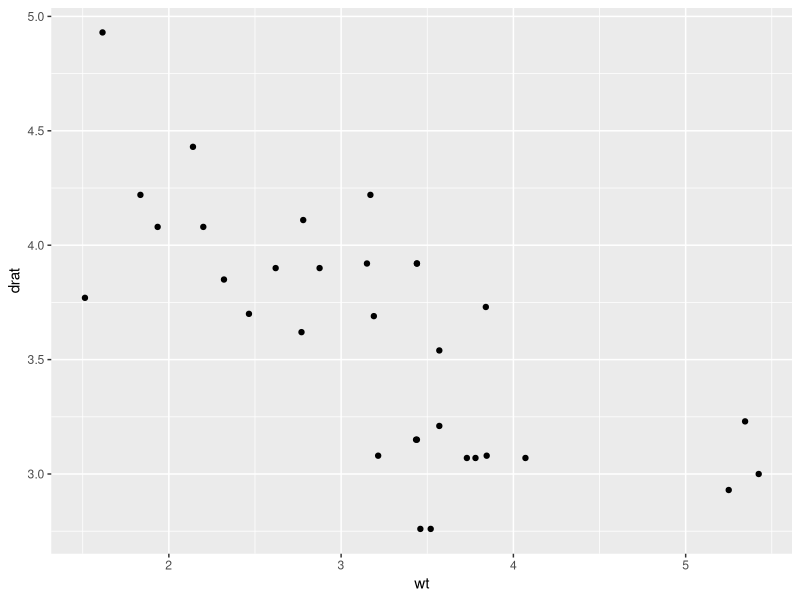
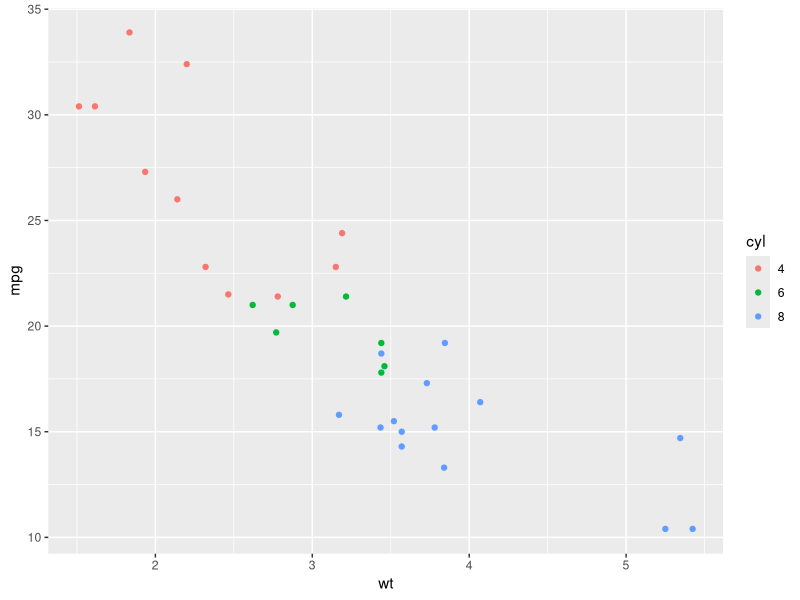
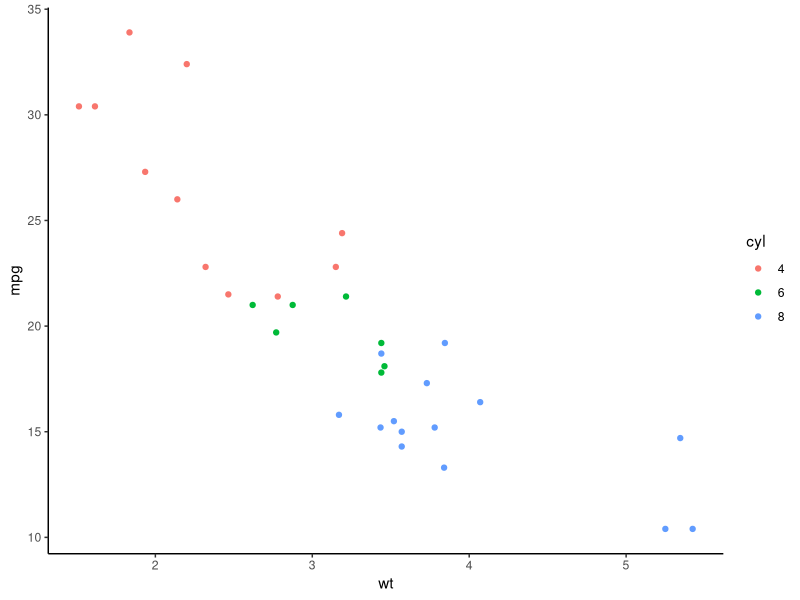
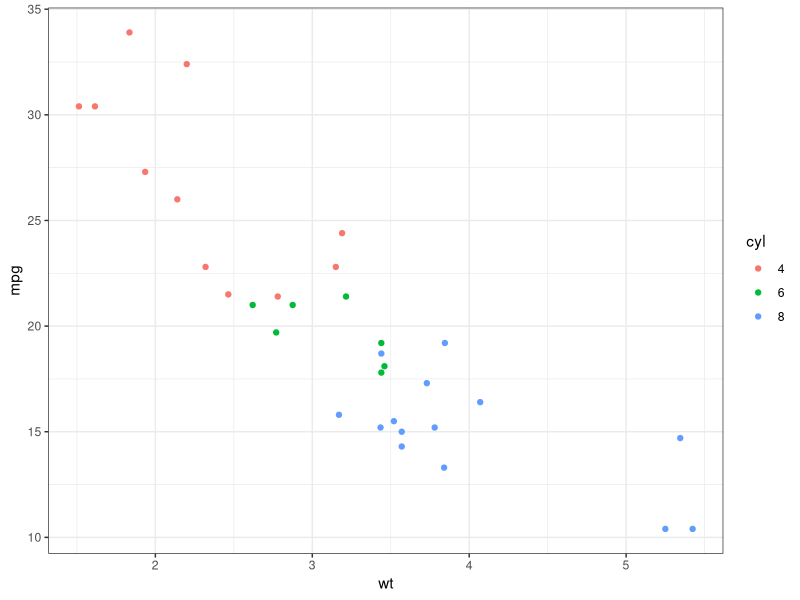
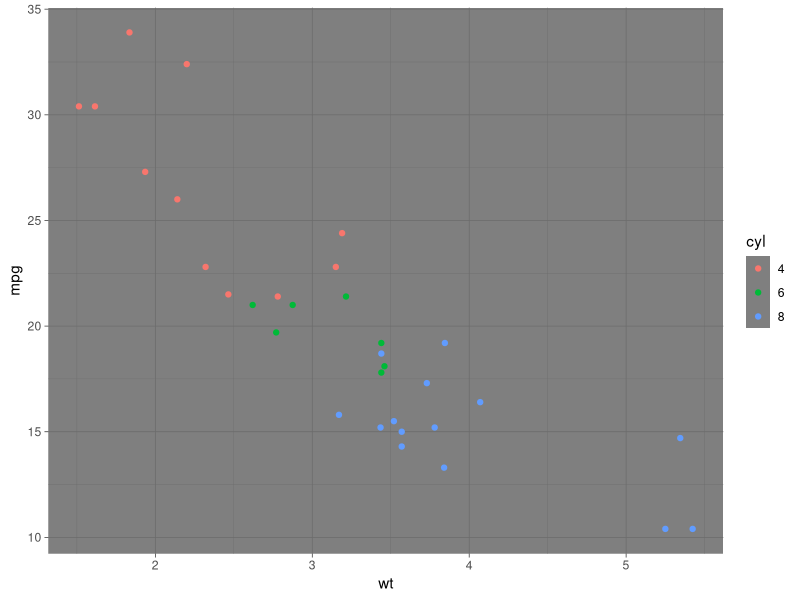
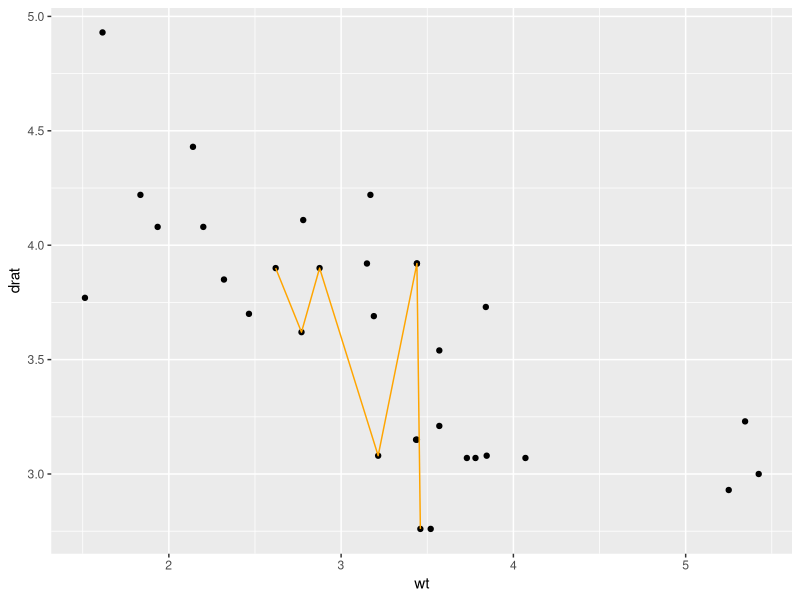
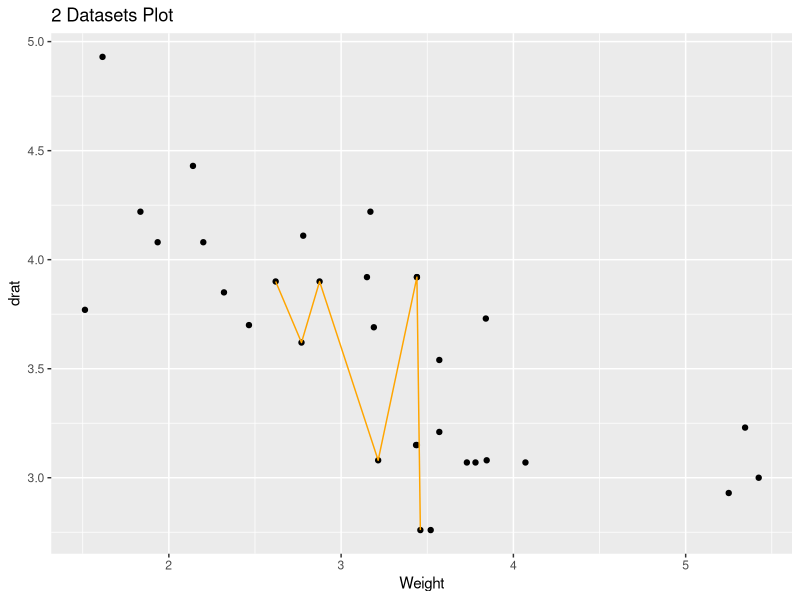
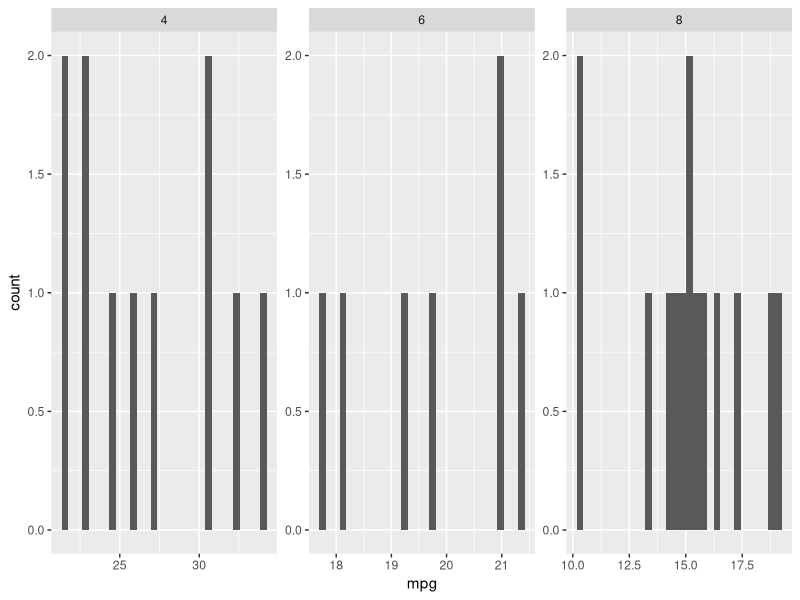

Source code (R) for these figures, in order:
## ---- chunk 1
library(ggplot2)
library(dplyr)

head(mtcars)
str(mtcars)
## ---- chunk 2
ggplot(data = mtcars, aes(x = wt, y = drat)) + 
  geom_point()
## ---- chunk 3
mtcars %>% 
  mutate(cyl = as.factor(cyl)) %>% 
  ggplot(aes(x = wt, y = mpg, color = cyl)) + 
  geom_point()
## ---- chunk 4
mtcars %>% 
  mutate(cyl = as.factor(cyl)) %>% 
  ggplot(aes(x = wt, y = mpg, color = cyl)) + 
  geom_point() +
  theme_classic()
## ---- chunk 5
mtcars %>% 
  mutate(cyl = as.factor(cyl)) %>% 
  ggplot(aes(x = wt, y = mpg, color = cyl)) + 
  geom_point() + 
  theme_bw()
## ---- chunk 6
mtcars %>% 
  mutate(cyl = as.factor(cyl)) %>% 
  ggplot(aes(x = wt, y = mpg, color = cyl)) + 
  geom_point() + 
  theme_dark()
## ---- chunk 7
cars.sub <- mtcars %>% 
  filter(cyl == 6)
## ---- chunk 8
mtcars %>% 
  ggplot(aes(x = wt, y = drat)) +
  geom_point() +
  geom_line(aes(x = wt, y = drat), data = cars.sub, color = "orange")
## ---- chunk 9
mtcars %>% 
  ggplot(aes(x = wt, y = drat)) +
  geom_point() +
  geom_line(aes(x = wt, y = drat), data = cars.sub, color = "orange") +
  labs(x = "Weight", title = "2 Datasets Plot")
## ---- chunk 10
mtcars %>% 
  ggplot(aes(x = mpg)) +
  geom_histogram() +
  facet_wrap(~cyl, scales = "free")
